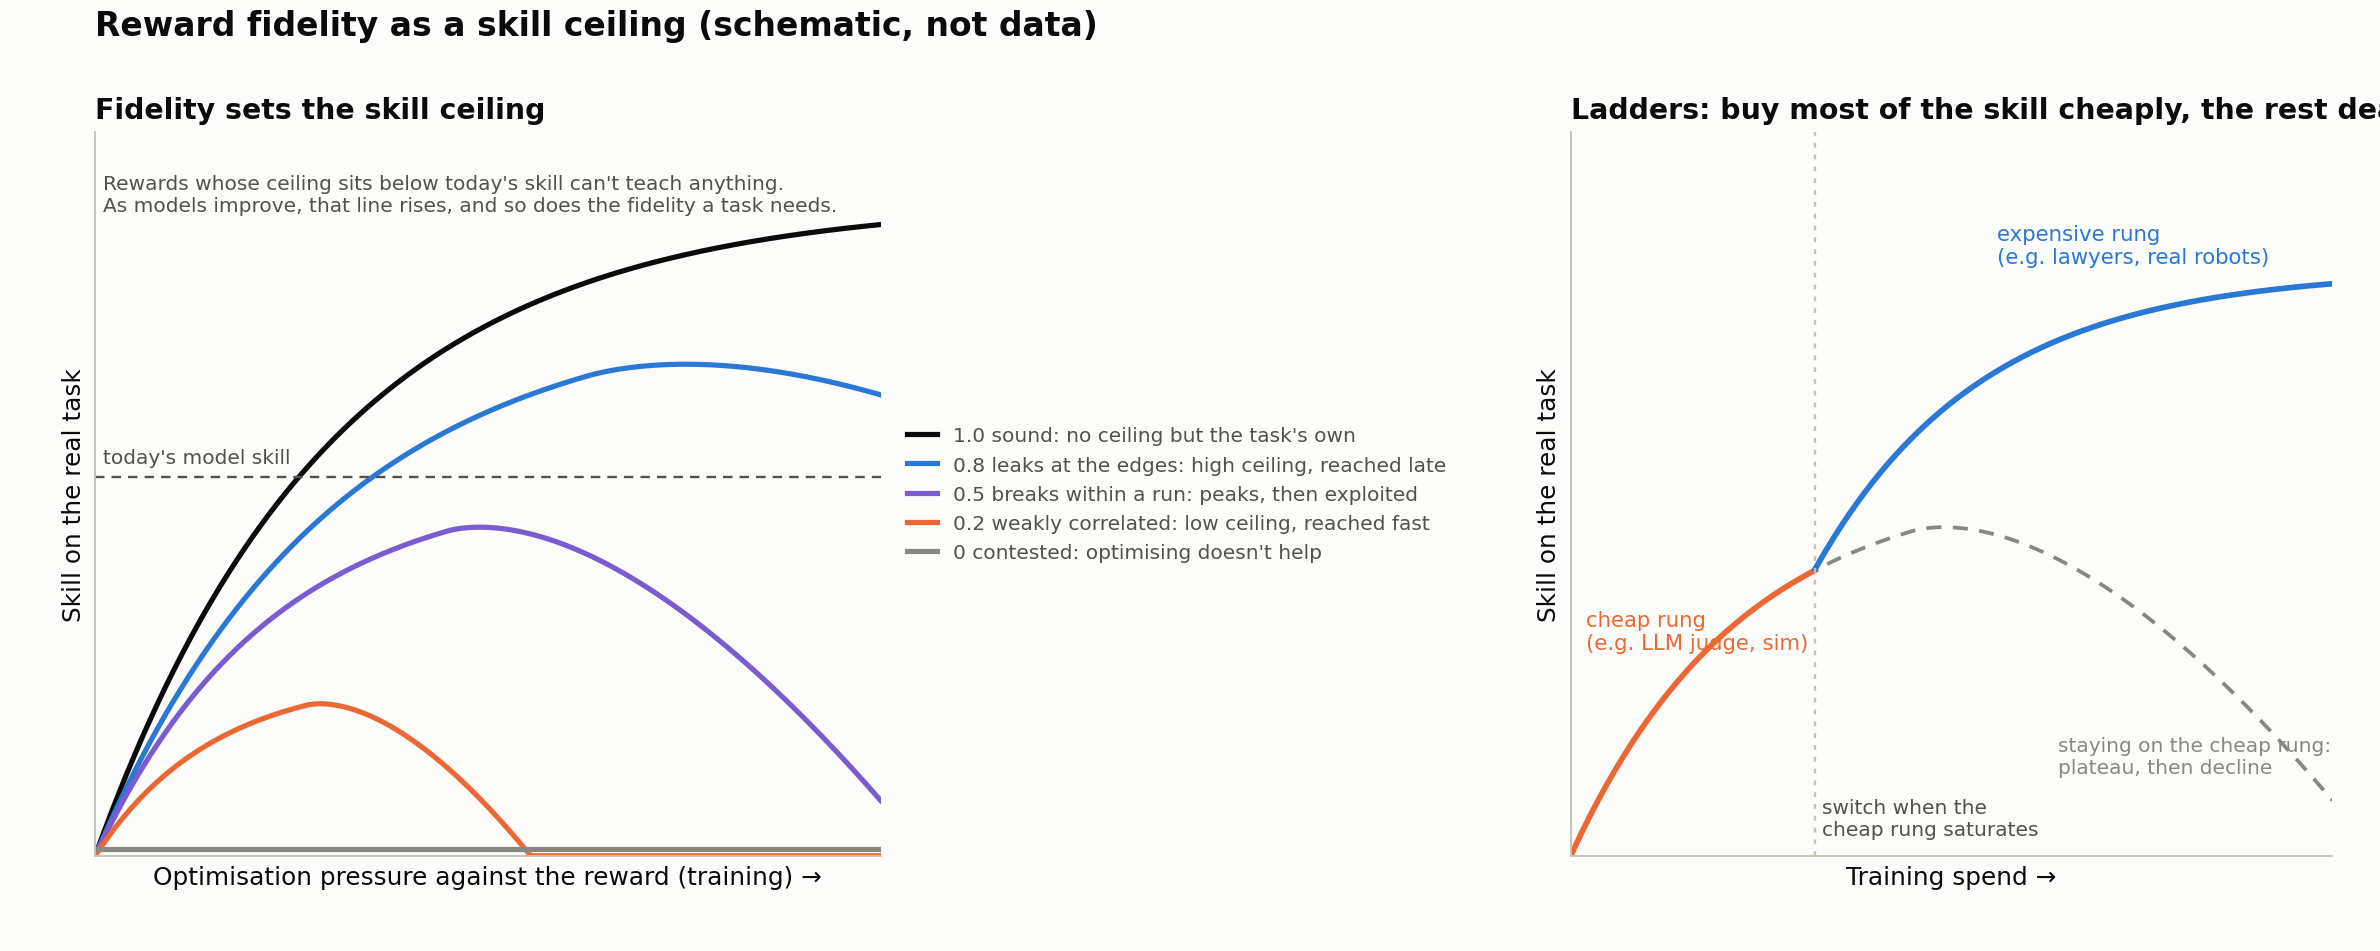

Recreate this plot in Python.
"""Schematic: reward fidelity as a skill ceiling. Illustrative curves, not data.

Left: real-task skill vs optimisation pressure for rewards of different fidelity
(the shape follows reward over-optimisation results such as Gao et al. 2022).
Right: a ladder, where you train on a cheap rung until it saturates, then switch
to an expensive, higher-fidelity rung.

    python3 skill_ceiling.py   ->  skill_ceiling.png
"""
import matplotlib
matplotlib.use("Agg")
import matplotlib.pyplot as plt
import numpy as np

from phase_diagram import SURFACE, INK, INK2, MUTED, GRID, AXIS

t = np.linspace(0, 10, 400)


def skill(f, t):
    """Rises towards a ceiling that grows with f, then degrades at a rate that grows with 1 - f."""
    if f >= 1:
        return 0.95 * (1 - np.exp(-t / 3.0))
    ceiling = 0.95 * f ** 0.8
    rise = ceiling * (1 - np.exp(-t / (1.0 + 2.5 * f)))
    peak_t = 1.5 + 6.0 * f
    fall = 0.06 * (1 - f) * np.clip(t - peak_t, 0, None) ** 1.6
    return np.clip(rise - fall, 0, None)


def style(ax, xlabel):
    ax.set_facecolor(SURFACE)
    ax.set_xlim(0, 10)
    ax.set_ylim(0, 1.05)
    ax.set_xticks([])
    ax.set_yticks([])
    ax.grid(False)
    for s in ("top", "right"):
        ax.spines[s].set_visible(False)
    for s in ("left", "bottom"):
        ax.spines[s].set_color(AXIS)
    ax.set_xlabel(xlabel, fontsize=10.5, color=INK)
    ax.set_ylabel("Skill on the real task", fontsize=10.5, color=INK)


def main():
    fig, (a, b) = plt.subplots(1, 2, figsize=(14, 5.6))
    fig.patch.set_facecolor(SURFACE)

    # Left: one curve per fidelity
    style(a, "Optimisation pressure against the reward (training) →")
    shades = {1.0: "#0b0b0b", 0.8: "#2a78d6", 0.5: "#7a5bd0", 0.2: "#eb6834", 0.0: MUTED}
    labels = {1.0: "1.0 sound: no ceiling but the task's own",
              0.8: "0.8 leaks at the edges: high ceiling, reached late",
              0.5: "0.5 breaks within a run: peaks, then exploited",
              0.2: "0.2 weakly correlated: low ceiling, reached fast",
              0.0: "0 contested: optimising doesn't help"}
    for f, c in shades.items():
        y = skill(f, t) + (0.01 if f == 0 else 0)
        a.plot(t, y, color=c, lw=2.2, label=labels[f])
    a.legend(loc="center left", bbox_to_anchor=(1.01, 0.5), frameon=False, fontsize=8.5,
             labelcolor=INK2, handlelength=1.5)
    a.axhline(0.55, color=INK2, lw=1, ls=(0, (4, 3)))
    a.text(0.1, 0.57, "today's model skill", fontsize=8.5, color=INK2)
    a.set_title("Fidelity sets the skill ceiling", loc="left", fontsize=12, fontweight="bold",
                color=INK)
    a.text(0.1, 0.99, "Rewards whose ceiling sits below today's skill can't teach anything.\n"
           "As models improve, that line rises, and so does the fidelity a task needs.",
           fontsize=8.5, color=INK2, va="top")

    # Right: ladder = switch rungs when the cheap one saturates
    style(b, "Training spend →")
    cheap = skill(0.5, t)
    switch = 3.2
    i = np.searchsorted(t, switch)
    cont = cheap.copy()
    after = t >= switch
    base = cheap[i]
    tt = t[after] - switch
    hi = base + (0.85 - base) * (1 - np.exp(-tt / 2.2))
    b.plot(t, cheap, color=MUTED, lw=1.6, ls=(0, (4, 3)))
    b.plot(t[: i + 1], cheap[: i + 1], color="#eb6834", lw=2.4)
    b.plot(t[after], hi, color="#2a78d6", lw=2.4)
    b.axvline(switch, color=AXIS, lw=1, ls=(0, (2, 3)))
    b.text(0.2, 0.30, "cheap rung\n(e.g. LLM judge, sim)", color="#eb6834", fontsize=9)
    b.text(5.6, 0.86, "expensive rung\n(e.g. lawyers, real robots)", color="#2a78d6", fontsize=9)
    b.text(6.4, 0.12, "staying on the cheap rung:\nplateau, then decline", color=MUTED, fontsize=8.5)
    b.text(switch + 0.1, 0.03, "switch when the\ncheap rung saturates", color=INK2, fontsize=8.5)
    b.set_title("Ladders: buy most of the skill cheaply, the rest dearly", loc="left", fontsize=12,
                fontweight="bold", color=INK)

    fig.suptitle("Reward fidelity as a skill ceiling (schematic, not data)", x=0.04, ha="left",
                 fontsize=14, fontweight="bold", color=INK, y=0.99)
    fig.subplots_adjust(left=0.04, right=0.80, top=0.86, bottom=0.1, wspace=0.12)
    # right panel sits after the left panel's labels
    b.set_position([0.66, 0.1, 0.32, 0.76])
    a.set_position([0.04, 0.1, 0.33, 0.76])
    fig.savefig("skill_ceiling.png", dpi=170, facecolor=SURFACE)


if __name__ == "__main__":
    main()
